Frame 1 (no input): blank canvas, image omitted
Frame 60 (the mouse pressed at the canvas centre just before this capture): blank canvas, image omitted
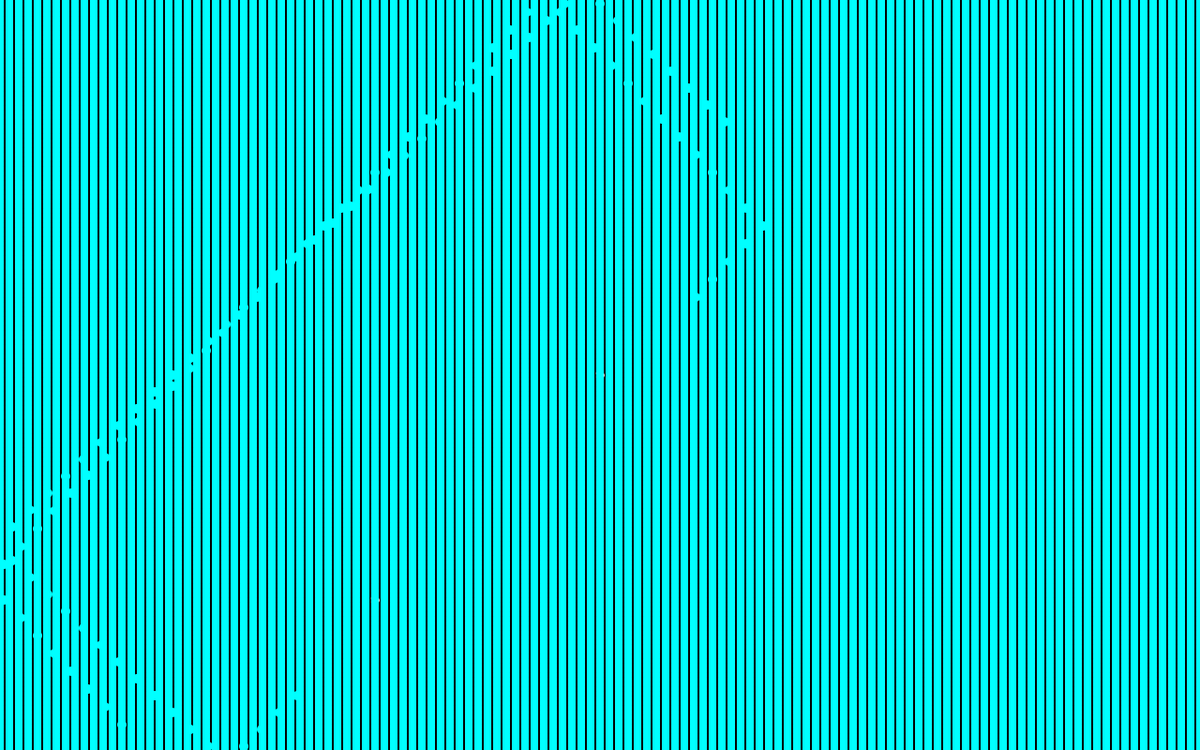
Frame 120 (the mouse held since frame 60 and released just before this capture)

The Processing sketch whose frames 1 and 60 were blank and that drew this single picture after the mouse press (run headless with seeded random() and noise(); from frame 60 on, the mouse is pressed at the canvas centre):

// Processing sketch: s06c01berni
// ── s06c01berni.pde
//UDD-Expresión Digital II

//s06c01berni
//ellipse que rebota en el cavas y va pintando en su camino, si mueves el mouse por el canvas va cambiando los colores que pinta. Al apretar click vuelve a partir. al apretar 'a' aumenta el numero de ellipses y lineas verticales en el canvas.
float posx, posy, velx, vely, dirx, diry, dia, dia2, dia3, sw;
int c1, c2, c3, c4;
boolean t;

void setup () {
  // tamaño del canvas,color de fondo.
  size (1280, 800); //tamaño del canvas
  background (c1);
  
  posx = width/2; //posición en x
  posy = height/2; //posición en y
  velx = 19; //velocidad en x de 1,5
  vely = 18; //velocidad en y de 2
  dirx = 1; //dirección en x de 1
  diry = 1; //dirección en y de 1
  dia2 = 10;
  sw = 5; //strokeWeight de 5
  c1 = color(0, 0, 0); //color negro
  t = true;
}
  void draw () {
   
  if (t == true) {
  ellipse (posy, posx, dia2, dia2);
  ellipse (posx, posy, dia2, dia2);
  fill (c3, mouseX, mouseY);
  }
  if (t == false) {
    ellipse (posy/2, posx, dia2, dia2);
    ellipse (posx/2, posy, dia2, dia2); 
    ellipse (posy, posx, dia2, dia2);
    ellipse (posx, posy, dia2, dia2);
  }
    
  //posición de x es igual a la posición de x más la velocidad de x por la dirección de x
   posx = posx + velx * dirx; 
  if (posx > width - dia/2) { 
       dirx = dirx * -1; 
       strokeWeight (sw); 
    }
    
  if (posx < 0 + dia/2) { 
       dirx = dirx * -1; 
       
       strokeWeight (sw); 
    }
    
    posy = posy + vely * diry;
    
  if (posy > height - dia/2) { 
       diry = diry * -1; 
       
       strokeWeight (sw); 
    }
    
  if (posy < 0 + dia/2) {
       diry = diry * -1;
       
       strokeWeight (sw); 
    }
    
      for ( int i = 0; i <= width*2; i+= sw) {
   for ( int j = 0; j <= height*2; j += dia2) {
      ellipse (j, i, 8, 8);
      noStroke (); 
    }
   }     
}
    // teclado
   // si aprestas 'a' hay un aumento de lineas y ellipses. Mas un zoom
   void keyPressed () {
    
     if (key == 'a');{
     t = !t;
     ellipse (posy/2, posx, dia2, dia2);
     ellipse (posx/2, posy, dia2, dia2);
    
     }
    if (key == 'b'); {
     dia2 +=10;
    }
   }
   
   //click mouse
  void mousePressed () {
   background (c1);
  }
    
